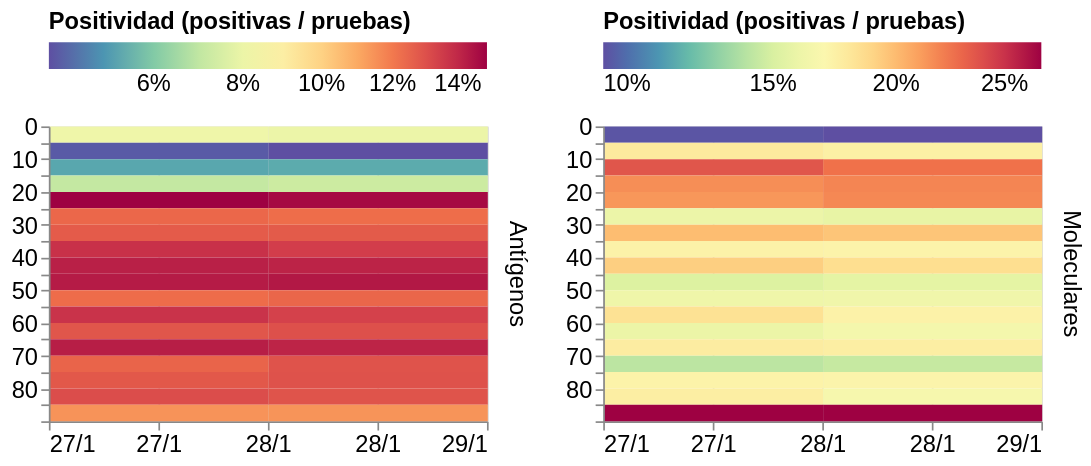

Write a Vega-Lite specification for this figure.
### Vega specification from a JSON file in a GitHub repository (floating-point values rounded to 4 significant figures; data arrays with more than 128 entries replaced by an {"elided": "..."} marker saying what was removed)
{"$schema": "https://vega.github.io/schema/vega/v5.json", "background": "white", "padding": 5, "data": [{"name": "data-07b4a7684ef6d8c336ac730d7f1a133e", "values": {"elided": "162 records"}}, {"name": "data_0", "source": "data-07b4a7684ef6d8c336ac730d7f1a133e", "transform": [{"type": "formula", "expr": "toDate(datum[\"collected_date\"])", "as": "collected_date"}, {"type": "formula", "expr": "datum[\"variable\"]===\"Antígenos\" ? 0 : datum[\"variable\"]===\"Moleculares\" ? 1 : 2", "as": "facet_variable_sort_index"}, {"type": "window", "params": [null, null, null, null], "as": ["sum_positive_antigens", "sum_antigens", "sum_positive_molecular", "sum_molecular"], "ops": ["sum", "sum", "sum", "sum"], "fields": ["positive_antigens", "Antígenos", "positive_molecular", "Moleculares"], "sort": {"field": ["collected_date"], "order": ["ascending"]}, "groupby": ["youngest", "bulletin_date", "variable"], "frame": [-6, 0]}, {"type": "filter", "expr": "(datum.collected_date >= toDate('2023-01-27T00:00:00'))"}, {"type": "formula", "expr": "if(datum.youngest < 85, datum.youngest + 4, null)", "as": "oldest"}, {"type": "formula", "expr": "if(datum.oldest == null, '≤ ' + datum.youngest, datum.youngest + ' a ' + datum.oldest)", "as": "edades"}, {"type": "formula", "expr": "(datum.sum_positive_antigens / datum.sum_antigens)", "as": "Antígenos"}, {"type": "formula", "expr": "(datum.sum_positive_molecular / datum.sum_molecular)", "as": "Moleculares"}, {"type": "fold", "fields": ["Antígenos", "Moleculares"], "as": ["variable", "value"]}, {"field": "collected_date", "type": "timeunit", "units": ["year", "month", "date"], "as": ["yearmonthdate_collected_date", "yearmonthdate_collected_date_end"]}, {"type": "filter", "expr": "(isDate(datum[\"yearmonthdate_collected_date\"]) || (isValid(datum[\"yearmonthdate_collected_date\"]) && isFinite(+datum[\"yearmonthdate_collected_date\"]))) && isValid(datum[\"value\"]) && isFinite(+datum[\"value\"])"}]}], "signals": [{"name": "concat_0_child_width", "value": 260}, {"name": "concat_0_child_height", "value": 175}], "layout": {"padding": 40, "columns": 1, "bounds": "full", "align": "each"}, "marks": [{"type": "group", "name": "concat_0_group", "layout": {"padding": 20, "titleAnchor": {"row": "end"}, "bounds": "full", "align": "none", "columns": 2}, "marks": [{"name": "concat_0_cell", "type": "group", "title": {"text": {"signal": "isValid(parent[\"variable\"]) ? parent[\"variable\"] : \"\"+parent[\"variable\"]"}, "style": "guide-label", "frame": "group", "fontSize": 14, "orient": "right", "offset": 10}, "style": "cell", "from": {"facet": {"name": "concat_0_facet", "data": "data_0", "groupby": ["variable"], "aggregate": {"fields": ["facet_variable_sort_index"], "ops": ["max"], "as": ["facet_variable_sort_index"]}}}, "sort": {"field": ["datum[\"facet_variable_sort_index\"]"], "order": ["ascending"]}, "encode": {"update": {"width": {"signal": "concat_0_child_width"}, "height": {"signal": "concat_0_child_height"}}}, "marks": [{"name": "concat_0_child_marks", "type": "rect", "style": ["rect"], "from": {"data": "concat_0_facet"}, "encode": {"update": {"fill": {"scale": "concat_0_child_color", "field": "value"}, "description": {"signal": "\"collected_date (year-month-date): \" + (timeFormat(datum[\"yearmonthdate_collected_date\"], '%-d/%-m')) + \"; youngest: \" + (isValid(datum[\"youngest\"]) ? datum[\"youngest\"] : \"\"+datum[\"youngest\"]) + \"; Positividad (positivas / pruebas): \" + (format(datum[\"value\"], \"%\"))"}, "x2": {"scale": "concat_0_child_x", "field": "yearmonthdate_collected_date", "offset": {"signal": "0.5 + (abs(scale(\"concat_0_child_x\", datum[\"yearmonthdate_collected_date_end\"]) - scale(\"concat_0_child_x\", datum[\"yearmonthdate_collected_date\"])) < 0.25 ? -0.5 * (0.25 - (abs(scale(\"concat_0_child_x\", datum[\"yearmonthdate_collected_date_end\"]) - scale(\"concat_0_child_x\", datum[\"yearmonthdate_collected_date\"])))) : 0)"}}, "x": {"scale": "concat_0_child_x", "field": "yearmonthdate_collected_date_end", "offset": {"signal": "0.5 + (abs(scale(\"concat_0_child_x\", datum[\"yearmonthdate_collected_date_end\"]) - scale(\"concat_0_child_x\", datum[\"yearmonthdate_collected_date\"])) < 0.25 ? 0.5 * (0.25 - (abs(scale(\"concat_0_child_x\", datum[\"yearmonthdate_collected_date_end\"]) - scale(\"concat_0_child_x\", datum[\"yearmonthdate_collected_date\"])))) : 0)"}}, "y": {"scale": "concat_0_child_y", "field": "youngest"}, "height": {"signal": "max(0.25, bandwidth('concat_0_child_y'))"}}}}], "scales": [{"name": "concat_0_child_x", "type": "time", "domain": {"data": "concat_0_facet", "fields": ["yearmonthdate_collected_date", "yearmonthdate_collected_date_end"]}, "range": [0, {"signal": "concat_0_child_width"}]}, {"name": "concat_0_child_y", "type": "band", "domain": {"data": "concat_0_facet", "field": "youngest", "sort": true}, "range": [0, {"signal": "concat_0_child_height"}], "paddingInner": 0, "paddingOuter": 0}, {"name": "concat_0_child_color", "type": "sqrt", "domain": {"data": "concat_0_facet", "field": "value"}, "range": {"scheme": "spectral"}, "reverse": true, "interpolate": "hcl", "zero": false}], "axes": [{"scale": "concat_0_child_x", "orient": "bottom", "gridScale": "concat_0_child_y", "grid": true, "tickCount": {"signal": "ceil(concat_0_child_width/40)"}, "tickMinStep": {"signal": "datetime(2001, 0, 2, 0, 0, 0, 0) - datetime(2001, 0, 1, 0, 0, 0, 0)"}, "domain": false, "labels": false, "aria": false, "maxExtent": 0, "minExtent": 0, "ticks": false, "zindex": 0}, {"scale": "concat_0_child_x", "orient": "bottom", "grid": false, "format": "%-d/%-m", "labelFlush": true, "labelOverlap": true, "tickCount": {"signal": "ceil(concat_0_child_width/40)"}, "tickMinStep": {"signal": "datetime(2001, 0, 2, 0, 0, 0, 0) - datetime(2001, 0, 1, 0, 0, 0, 0)"}, "zindex": 0}, {"scale": "concat_0_child_y", "orient": "left", "grid": false, "labelBaseline": "alphabetic", "labelOverlap": true, "tickBand": "extent", "zindex": 1}], "legends": [{"format": "%", "gradientLength": 260, "labelOverlap": true, "labelSeparation": 5, "orient": "top", "title": "Positividad (positivas / pruebas)", "titleLimit": 260, "fill": "concat_0_child_color", "direction": "horizontal"}]}]}], "config": {"axis": {"labelFontSize": 14, "titleFontSize": 14}, "legend": {"labelFontSize": 14, "titleFontSize": 14}, "style": {"group-title": {"align": "center", "fontSize": 20}, "group-subtitle": {"align": "center"}}}}
